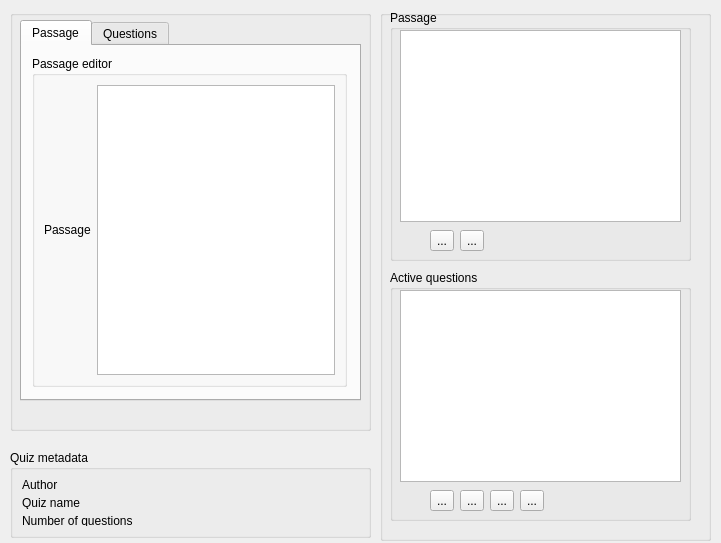
<ui version="4.0" >
 <class>ComprehensionEditor</class>
 <widget class="QWidget" name="ComprehensionEditor" >
  <property name="geometry" >
   <rect>
    <x>0</x>
    <y>0</y>
    <width>721</width>
    <height>543</height>
   </rect>
  </property>
  <property name="windowTitle" >
   <string>Form</string>
  </property>
  <widget class="QGroupBox" name="groupBox" >
   <property name="geometry" >
    <rect>
     <x>10</x>
     <y>10</y>
     <width>361</width>
     <height>421</height>
    </rect>
   </property>
   <property name="title" >
    <string/>
   </property>
   <widget class="QTabWidget" name="tabWidget" >
    <property name="geometry" >
     <rect>
      <x>10</x>
      <y>10</y>
      <width>341</width>
      <height>381</height>
     </rect>
    </property>
    <property name="currentIndex" >
     <number>0</number>
    </property>
    <widget class="QWidget" name="tab" >
     <attribute name="title" >
      <string>Passage</string>
     </attribute>
     <widget class="QGroupBox" name="m_groupPassageEditor" >
      <property name="geometry" >
       <rect>
        <x>10</x>
        <y>10</y>
        <width>315</width>
        <height>331</height>
       </rect>
      </property>
      <property name="title" >
       <string>Passage editor</string>
      </property>
      <layout class="QGridLayout" >
       <item row="0" column="0" >
        <widget class="QLabel" name="label_7" >
         <property name="text" >
          <string>Passage</string>
         </property>
        </widget>
       </item>
       <item row="0" column="1" >
        <widget class="MaxLengthTextEdit" name="m_txtPassage" >
         <property name="sizePolicy" >
          <sizepolicy vsizetype="Expanding" hsizetype="Expanding" >
           <horstretch>1</horstretch>
           <verstretch>1</verstretch>
          </sizepolicy>
         </property>
         <property name="horizontalScrollBarPolicy" >
          <enum>Qt::ScrollBarAlwaysOff</enum>
         </property>
         <property name="tabChangesFocus" >
          <bool>true</bool>
         </property>
         <property name="html" >
          <string>&lt;html>&lt;head>&lt;meta name="qrichtext" content="1" />&lt;style type="text/css">
p, li { white-space: pre-wrap; }
&lt;/style>&lt;/head>&lt;body style=" font-family:'MS Shell Dlg 2'; font-size:8.25pt; font-weight:400; font-style:normal;">
&lt;p style=" margin-top:0px; margin-bottom:0px; margin-left:0px; margin-right:0px; -qt-block-indent:0; text-indent:0px; font-size:8pt;">&lt;br />&lt;/p>&lt;/body>&lt;/html></string>
         </property>
         <property name="acceptRichText" >
          <bool>false</bool>
         </property>
        </widget>
       </item>
      </layout>
     </widget>
    </widget>
    <widget class="QWidget" name="tab_2" >
     <attribute name="title" >
      <string>Questions</string>
     </attribute>
     <widget class="QGroupBox" name="m_groupQuestionEditor" >
      <property name="geometry" >
       <rect>
        <x>10</x>
        <y>10</y>
        <width>315</width>
        <height>334</height>
       </rect>
      </property>
      <property name="title" >
       <string>Question editor</string>
      </property>
      <layout class="QGridLayout" >
       <item row="0" column="0" >
        <widget class="QLabel" name="label_2" >
         <property name="text" >
          <string>Question</string>
         </property>
        </widget>
       </item>
       <item row="0" column="1" >
        <widget class="MaxLengthTextEdit" name="m_txtQuestion" >
         <property name="sizePolicy" >
          <sizepolicy vsizetype="Expanding" hsizetype="Expanding" >
           <horstretch>1</horstretch>
           <verstretch>1</verstretch>
          </sizepolicy>
         </property>
         <property name="horizontalScrollBarPolicy" >
          <enum>Qt::ScrollBarAlwaysOff</enum>
         </property>
         <property name="tabChangesFocus" >
          <bool>true</bool>
         </property>
         <property name="html" >
          <string>&lt;html>&lt;head>&lt;meta name="qrichtext" content="1" />&lt;style type="text/css">
p, li { white-space: pre-wrap; }
&lt;/style>&lt;/head>&lt;body style=" font-family:'MS Shell Dlg 2'; font-size:8.25pt; font-weight:400; font-style:normal;">
&lt;p style=" margin-top:0px; margin-bottom:0px; margin-left:0px; margin-right:0px; -qt-block-indent:0; text-indent:0px; font-size:8pt;">&lt;br />&lt;/p>&lt;/body>&lt;/html></string>
         </property>
         <property name="acceptRichText" >
          <bool>false</bool>
         </property>
        </widget>
       </item>
       <item row="1" column="0" >
        <widget class="QLabel" name="label_6" >
         <property name="text" >
          <string>Answers</string>
         </property>
        </widget>
       </item>
       <item row="1" column="1" >
        <layout class="QHBoxLayout" >
         <item>
          <widget class="PlainToolButton" name="m_btnAnswerOne" >
           <property name="text" >
            <string>...</string>
           </property>
          </widget>
         </item>
         <item>
          <widget class="QLineEdit" name="m_txtAnswerOne" >
           <property name="placeholderText" stdset="0" >
            <string>Answer one</string>
           </property>
          </widget>
         </item>
        </layout>
       </item>
       <item row="2" column="1" >
        <layout class="QHBoxLayout" >
         <item>
          <widget class="PlainToolButton" name="m_btnAnswerTwo" >
           <property name="text" >
            <string>...</string>
           </property>
          </widget>
         </item>
         <item>
          <widget class="QLineEdit" name="m_txtAnswerTwo" >
           <property name="placeholderText" stdset="0" >
            <string>Answer two</string>
           </property>
          </widget>
         </item>
        </layout>
       </item>
       <item row="3" column="1" >
        <layout class="QHBoxLayout" >
         <item>
          <widget class="PlainToolButton" name="m_btnAnswerThree" >
           <property name="text" >
            <string>...</string>
           </property>
          </widget>
         </item>
         <item>
          <widget class="QLineEdit" name="m_txtAnswerThree" >
           <property name="placeholderText" stdset="0" >
            <string>Answer three</string>
           </property>
          </widget>
         </item>
        </layout>
       </item>
       <item row="4" column="1" >
        <layout class="QHBoxLayout" >
         <item>
          <widget class="PlainToolButton" name="m_btnAnswerFour" >
           <property name="text" >
            <string>...</string>
           </property>
          </widget>
         </item>
         <item>
          <widget class="QLineEdit" name="m_txtAnswerFour" >
           <property name="placeholderText" stdset="0" >
            <string>Answer four</string>
           </property>
          </widget>
         </item>
        </layout>
       </item>
      </layout>
     </widget>
    </widget>
   </widget>
  </widget>
  <widget class="QGroupBox" name="groupBox_3" >
   <property name="geometry" >
    <rect>
     <x>10</x>
     <y>450</y>
     <width>361</width>
     <height>88</height>
    </rect>
   </property>
   <property name="title" >
    <string>Quiz metadata</string>
   </property>
   <layout class="QGridLayout" >
    <item row="0" column="0" >
     <widget class="QLabel" name="label_3" >
      <property name="text" >
       <string>Author</string>
      </property>
     </widget>
    </item>
    <item row="0" column="1" >
     <widget class="LineEditWithStatus" native="1" name="m_txtAuthor" />
    </item>
    <item row="1" column="0" >
     <widget class="QLabel" name="label_4" >
      <property name="text" >
       <string>Quiz name</string>
      </property>
     </widget>
    </item>
    <item row="1" column="1" >
     <widget class="LineEditWithStatus" native="1" name="m_txtName" />
    </item>
    <item row="2" column="0" >
     <widget class="QLabel" name="label_5" >
      <property name="text" >
       <string>Number of questions</string>
      </property>
     </widget>
    </item>
    <item row="2" column="1" >
     <widget class="LineEditWithStatus" native="1" name="m_txtNumberOfQuestions" >
      <property name="enabled" >
       <bool>true</bool>
      </property>
     </widget>
    </item>
   </layout>
  </widget>
  <widget class="QGroupBox" name="groupBox_2" >
   <property name="geometry" >
    <rect>
     <x>380</x>
     <y>10</y>
     <width>331</width>
     <height>531</height>
    </rect>
   </property>
   <property name="title" >
    <string/>
   </property>
   <widget class="QGroupBox" name="groupBox_4" >
    <property name="geometry" >
     <rect>
      <x>10</x>
      <y>0</y>
      <width>301</width>
      <height>251</height>
     </rect>
    </property>
    <property name="title" >
     <string>Passage</string>
    </property>
    <widget class="QListWidget" name="m_listPassage" >
     <property name="geometry" >
      <rect>
       <x>10</x>
       <y>20</y>
       <width>281</width>
       <height>192</height>
      </rect>
     </property>
    </widget>
    <widget class="QWidget" name="layoutWidget" >
     <property name="geometry" >
      <rect>
       <x>40</x>
       <y>220</y>
       <width>227</width>
       <height>22</height>
      </rect>
     </property>
     <layout class="QHBoxLayout" >
      <item>
       <widget class="QToolButton" name="m_btnPassageAdd" >
        <property name="text" >
         <string>...</string>
        </property>
       </widget>
      </item>
      <item>
       <widget class="QToolButton" name="m_btnPassageRemove" >
        <property name="text" >
         <string>...</string>
        </property>
       </widget>
      </item>
      <item>
       <spacer>
        <property name="orientation" >
         <enum>Qt::Horizontal</enum>
        </property>
        <property name="sizeHint" >
         <size>
          <width>101</width>
          <height>20</height>
         </size>
        </property>
       </spacer>
      </item>
     </layout>
    </widget>
   </widget>
   <widget class="QGroupBox" name="groupBox_5" >
    <property name="geometry" >
     <rect>
      <x>10</x>
      <y>260</y>
      <width>301</width>
      <height>251</height>
     </rect>
    </property>
    <property name="title" >
     <string>Active questions</string>
    </property>
    <widget class="QListWidget" name="m_listQuestions" >
     <property name="geometry" >
      <rect>
       <x>10</x>
       <y>20</y>
       <width>281</width>
       <height>192</height>
      </rect>
     </property>
    </widget>
    <widget class="QWidget" name="layoutWidget_2" >
     <property name="geometry" >
      <rect>
       <x>40</x>
       <y>220</y>
       <width>227</width>
       <height>22</height>
      </rect>
     </property>
     <layout class="QHBoxLayout" >
      <item>
       <widget class="QToolButton" name="m_btnQuestionAdd" >
        <property name="text" >
         <string>...</string>
        </property>
       </widget>
      </item>
      <item>
       <widget class="QToolButton" name="m_btnQuestionRemove" >
        <property name="text" >
         <string>...</string>
        </property>
       </widget>
      </item>
      <item>
       <widget class="QToolButton" name="m_btnQuestionUp" >
        <property name="text" >
         <string>...</string>
        </property>
       </widget>
      </item>
      <item>
       <widget class="QToolButton" name="m_btnQuestionDown" >
        <property name="text" >
         <string>...</string>
        </property>
       </widget>
      </item>
      <item>
       <spacer>
        <property name="orientation" >
         <enum>Qt::Horizontal</enum>
        </property>
        <property name="sizeHint" >
         <size>
          <width>101</width>
          <height>20</height>
         </size>
        </property>
       </spacer>
      </item>
     </layout>
    </widget>
   </widget>
  </widget>
 </widget>
 <customwidgets>
  <customwidget>
   <class>PlainToolButton</class>
   <extends>QToolButton</extends>
   <header>plaintoolbutton.h</header>
  </customwidget>
  <customwidget>
   <class>LineEditWithStatus</class>
   <extends>QWidget</extends>
   <header>lineeditwithstatus.h</header>
   <container>1</container>
  </customwidget>
  <customwidget>
   <class>MaxLengthTextEdit</class>
   <extends>QTextEdit</extends>
   <header>maxlengthtextedit.h</header>
  </customwidget>
 </customwidgets>
 <resources/>
 <connections/>
</ui>
